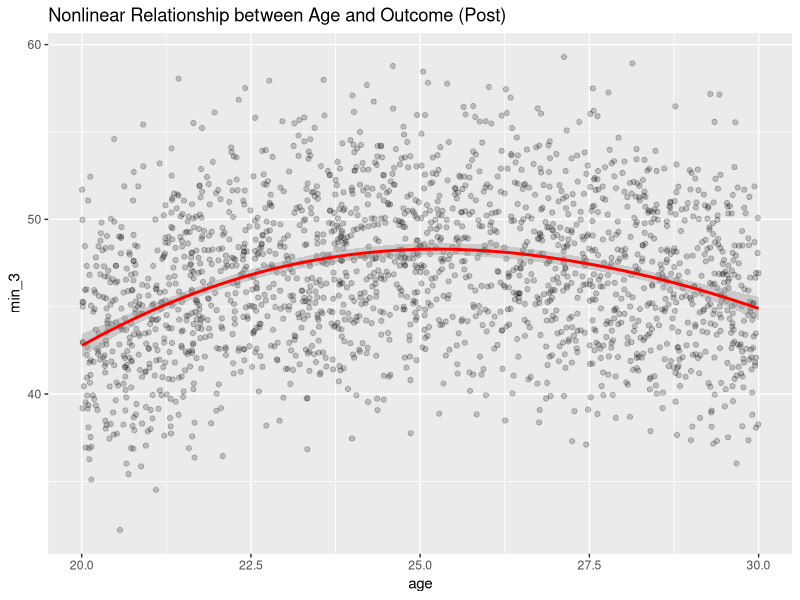
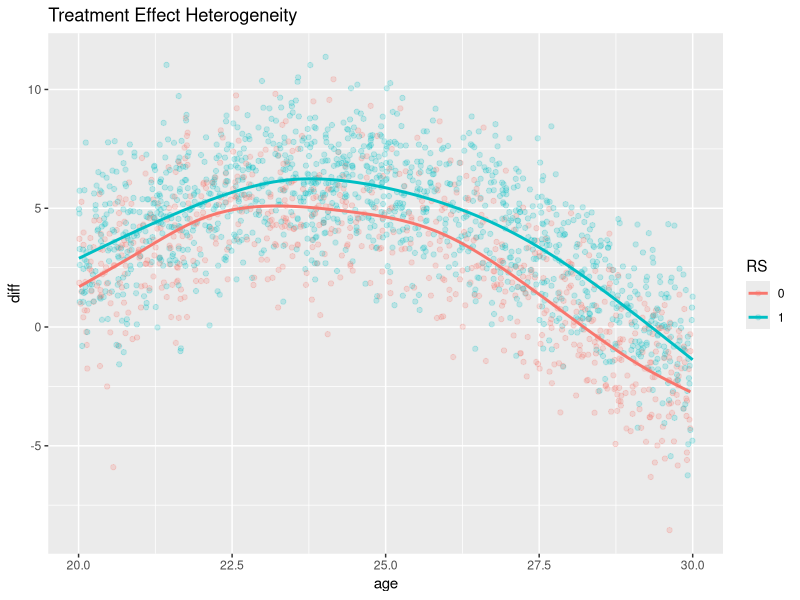

These charts were generated, in order, by the following R code:
## ---- chunk 1
library(ggplot2)
library(tidyverse)
## ---- chunk 2
set.seed(1)
n <- 2000

# ----------------------------
# 1. Covariates
# ----------------------------
age <- runif(n, 20, 30)

genre_preference <- sample(
  c("Action","Drama","Comedy","SciFi","Romance"),
  n, replace=TRUE
)

major_release <- sample(
  c("sports","politics","celebrity","tech","news"),
  n, replace=TRUE
)

genre_num <- as.numeric(factor(genre_preference))
release_num <- as.numeric(factor(major_release))

# ----------------------------
# 2. Treatment (NONLINEAR PS)
# ----------------------------
linpred <- 
  0.5*sin(age/3) + 
  0.3*(genre_num^2)/10 +
  -0.4*log(release_num + 1) +
  0.2*(age * genre_num)/30

p <- plogis(linpred)

RS <- rbinom(n, 1, p)

# ----------------------------
# 3. Pre outcomes (NONLINEAR trend)
# ----------------------------
min_1 <- 
  2*sin(age/4) +
  0.5*(genre_num^1.5) +
  -0.3*(release_num^2)/5 +
  rnorm(n,0,2) + 30

min_2 <- 
  3*sin(age/5) +
  0.7*(genre_num^1.5) +
  -0.4*(release_num^2)/5 +
  0.5*age +
  rnorm(n,0,2) + 30

# ----------------------------
# 4. Treatment effect (heterogeneous!)
# ----------------------------
tau <- 
  1.5 + 
  0.5*sin(age/2) +
  0.3*(genre_num == 1) + 
  -0.4*(genre_num == 2)

# ----------------------------
# 5. Post outcome
# ----------------------------
min_3 <- 
  min_2 +
  tau * RS +
  5*sin(age/3) +          
  rnorm(n,0,2)

# ----------------------------
# 6. Dataset
# ----------------------------
data <- data.frame(
  age, genre_preference, major_release,
  RS, min_1, min_2, min_3
)

data$diff <- data$min_3 - data$min_2
## ---- chunk 3
ETT_1 <- 
  (mean(data$min_3[data$RS==1]) - 
   mean(data$min_2[data$RS==1])) -
  (mean(data$min_3[data$RS==0]) - 
   mean(data$min_2[data$RS==0]))

ETT_1
## ---- chunk 4
control_model <- lm(
  diff ~ age + genre_preference + major_release,
  data = subset(data, RS==0)
)

m0_pred <- predict(control_model,
                   newdata = subset(data, RS==1))

ETT_2 <- mean(data$diff[data$RS==1]) - mean(m0_pred)
ETT_2
## ---- chunk 5
library(mgcv)

ps_model <- gam(
  RS ~ s(age) + genre_preference + major_release,
  family = binomial,
  data = data
)

data$ps <- predict(ps_model, type="response")

ETT_3 <- mean(
  (data$diff / mean(data$RS)) *
  (data$RS - data$ps) /
  (1 - data$ps)
)

ETT_3
## ---- chunk 6
# Outcome vs Age
ggplot(data, aes(x = age, y = min_3)) +
  geom_point(alpha = 0.2) +
  geom_smooth(method = "loess", color = "red") +
  labs(title = "Nonlinear Relationship between Age and Outcome (Post)")
## ---- chunk 7
# Diff vs Age
ggplot(data, aes(x = age, y = diff, color = factor(RS))) +
  geom_point(alpha = 0.2) +
  geom_smooth(se = FALSE) +
  labs(title = "Treatment Effect Heterogeneity",
       color = "RS")
